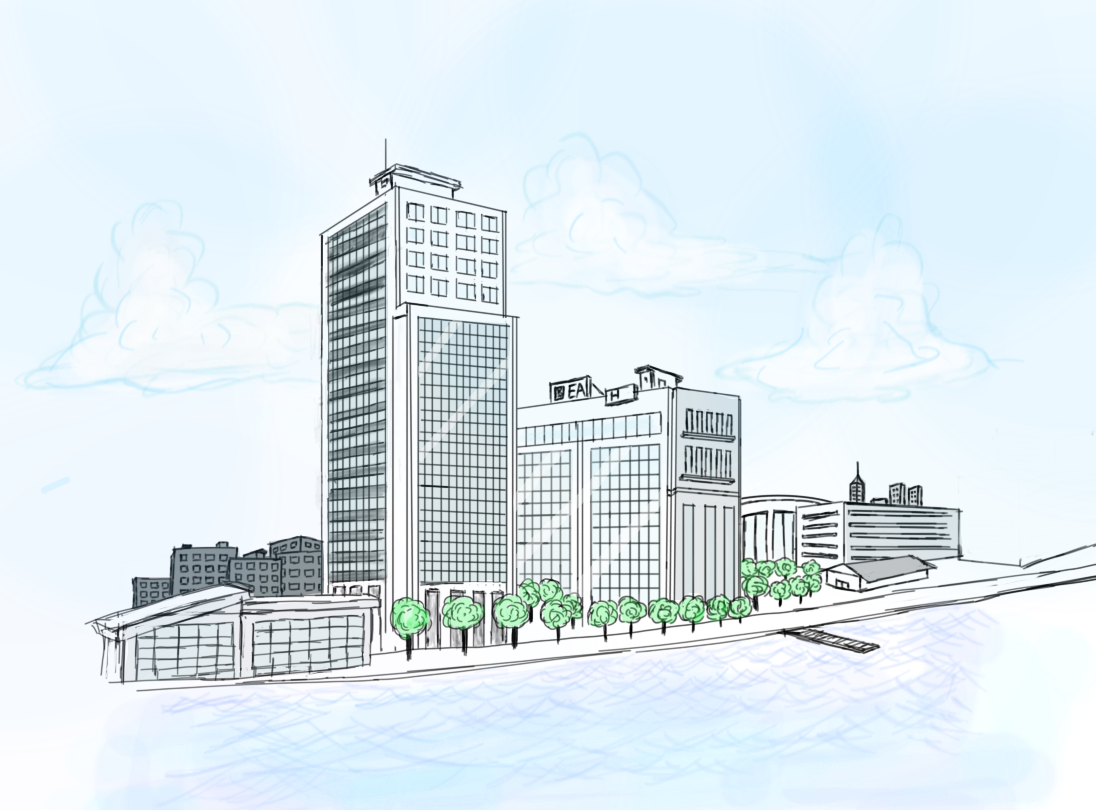
#> input picture your_image.jpg, 1096 x 810 px
$ python main.py   (older library calls are emulated)
#> lines starting #> are read from the running program, lines starting #| are printed output that depends on the picture; after the words box and inside, x2 and y2 are one past the last pixel; in counts of white or black regions, pixels touching at a corner belong together
import cv2
import numpy as np

# 读取图片
image = cv2.imread('your_image.jpg')
#> image is the input picture: shape (810, 1096, 3); mean B, G, R 239.9, 233.6, 221.8

# 转换为灰度图
gray_image = cv2.cvtColor(image, cv2.COLOR_BGR2GRAY)

# 使用高斯滤波减少噪声
blurred_image = cv2.GaussianBlur(gray_image, (5, 5), 0)

# 使用Canny边缘检测
edges = cv2.Canny(blurred_image, 50, 150)
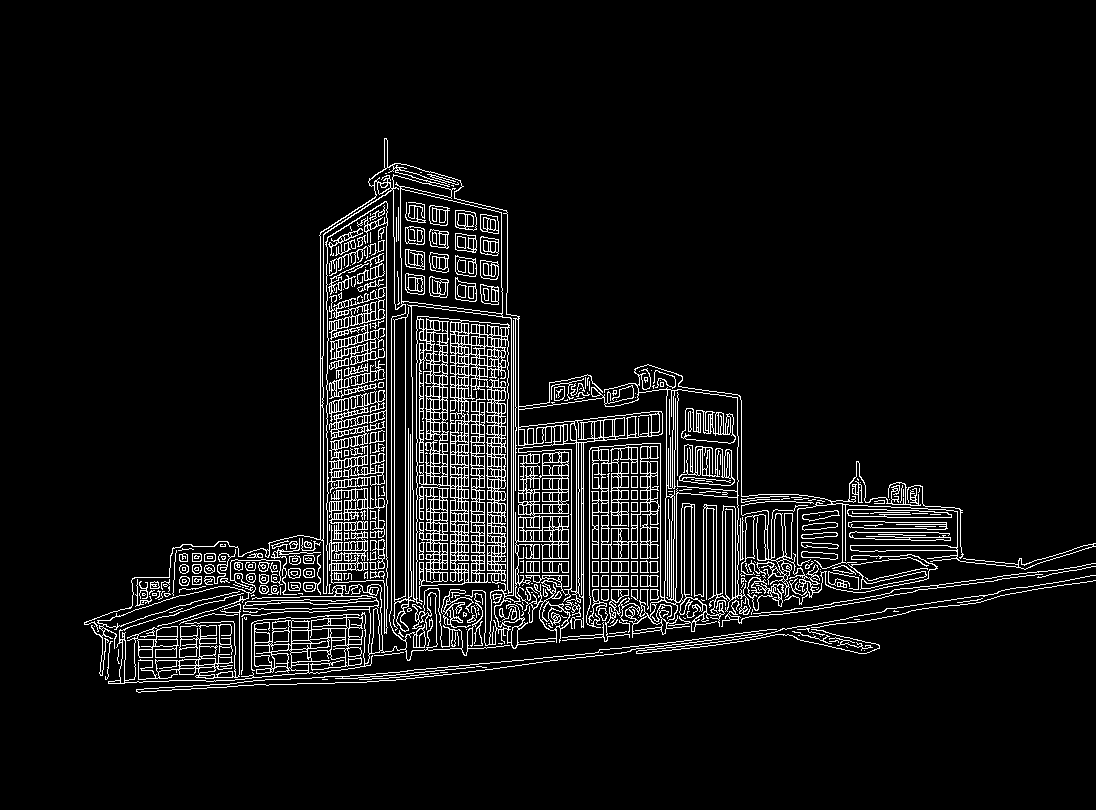
#> edges: shape (810, 1096); 6.8% white in thin lines or dots, all inside (x1, y1, x2, y2) = (84, 138, 1096, 693)
edges = cv2.GaussianBlur(edges, (3, 3), 0)
# 显示原图和边缘图
cv2.imshow('Original Image', image)
cv2.imshow('Edges', edges)

# 按任意键关闭窗口
cv2.waitKey(0)
cv2.destroyAllWindows()

# 保存边缘检测结果
cv2.imwrite('edges_output.jpg', edges)

import cv2
import numpy as np

# 读取图片
image = edges

# 计算x方向和y方向的梯度
grad_x = cv2.Sobel(image, cv2.CV_64F, 1, 0, ksize=3)
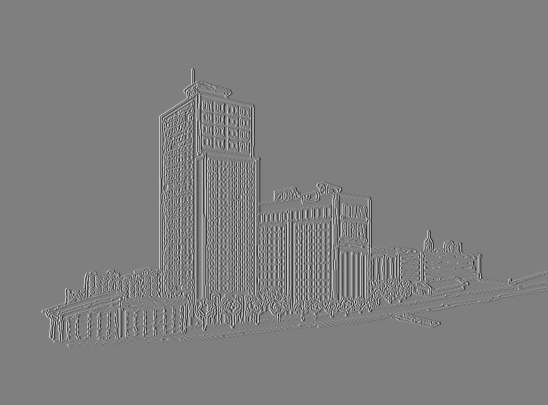
#> grad_x: shape (810, 1096) float64 (shown at 1/2 size); min -684, max 684, mean 0; drawn with min black and max white
grad_y = cv2.Sobel(image, cv2.CV_64F, 0, 1, ksize=3)

# 计算梯度的方向（以弧度为单位）
gradient_direction = np.arctan2(grad_y, grad_x)
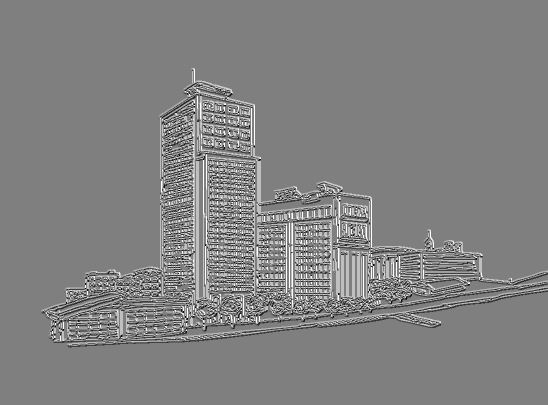
#> gradient_direction: shape (810, 1096) float64 (shown at 1/2 size); min -3.14, max 3.14, mean 0.0578; drawn with min black and max white

# 计算切线方向：旋转90度
tangent_direction = gradient_direction + np.pi / 2

# 转换到度数（以便更容易理解）
tangent_direction_deg = np.degrees(tangent_direction)

# 将结果限制在0到180度范围内
tangent_direction_deg = np.mod(tangent_direction_deg, 180)
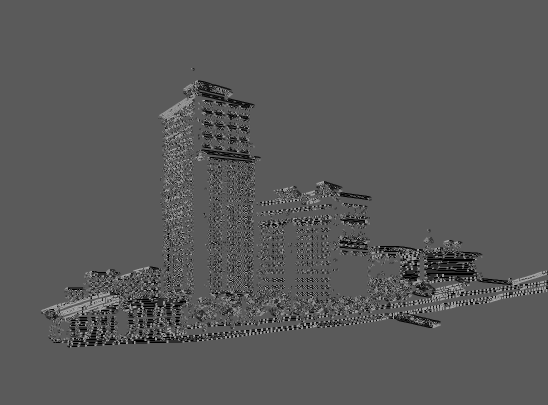
#> tangent_direction_deg: shape (810, 1096) float64 (shown at 1/2 size); min 0, max 179.9, mean 88.8

# 输出结果
print("Tangent direction (in degrees):")
print(tangent_direction_deg)
#> (printed output is left out)

# 显示原图和梯度方向
cv2.imshow('Original Image', image)
cv2.imshow('Tangent Direction', tangent_direction_deg / 180)  # 显示为0到1的范围
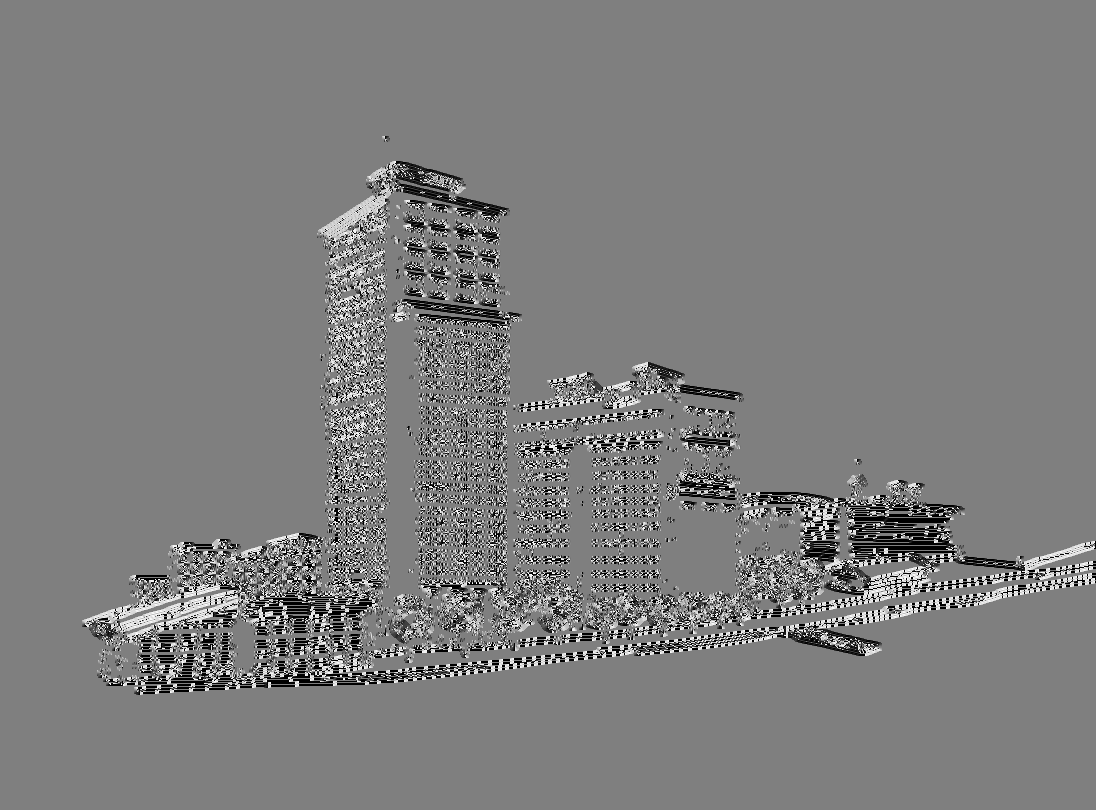
#> window 'Tangent Direction': shape (810, 1096) float64; min 0, max 0.999, mean 0.493

# 按任意键关闭窗口
cv2.waitKey(0)
cv2.destroyAllWindows()

$ run again, with test.jpg copied over your_image.jpg
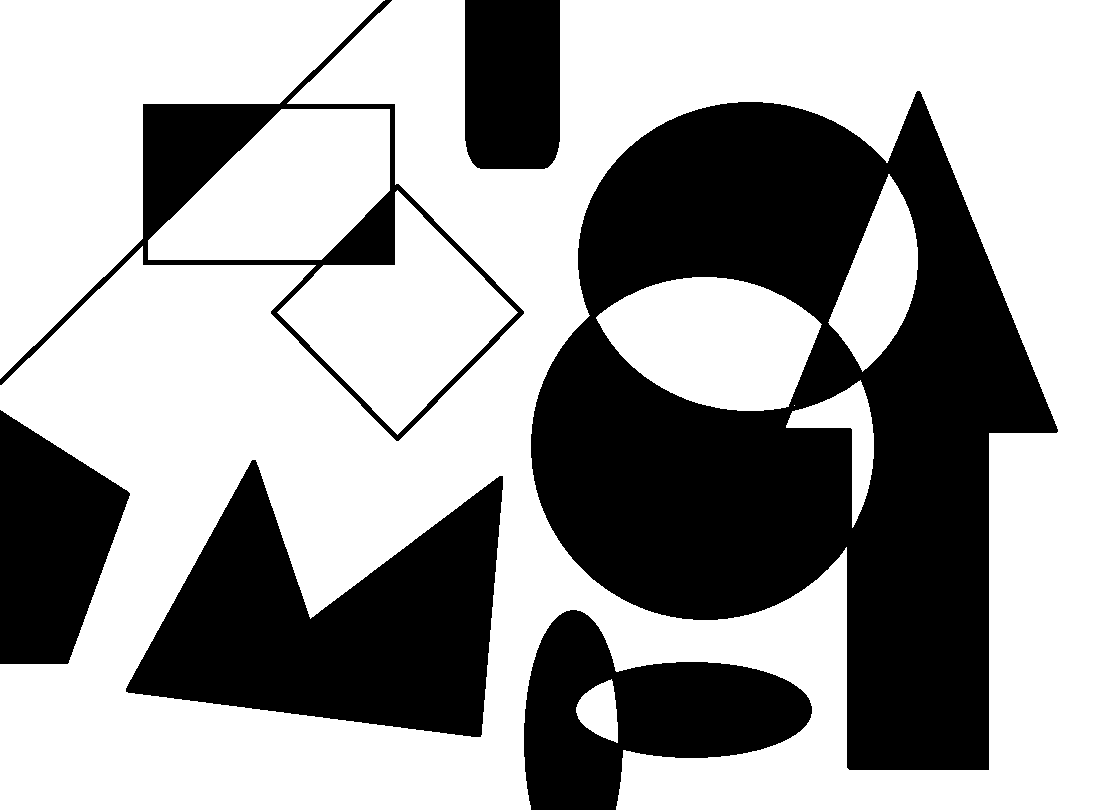
#> input picture test.jpg, 1096 x 810 px
#> image is the input picture: shape (810, 1096, 3); 61.7% white; 6 black regions, box (x1, y1, x2, y2) and area: (531, 91, 1058, 770) 192888, (126, 460, 503, 737) 58539, (524, 610, 812, 810) 30409, (0, 410, 130, 664) 22407, (0, 0, 524, 441) 19982, (465, 0, 560, 169) 15791
#> `tangent_direction_deg = np.mod(tangent_direction_deg, 180)`:
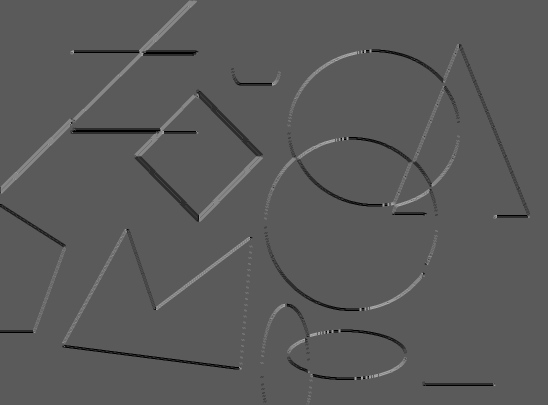
#> tangent_direction_deg: shape (810, 1096) float64 (shown at 1/2 size); min 0, max 179.8, mean 89.6
#> (printed output is left out)
#> `cv2.imshow('Tangent Direction', tangent_direction_deg / 180)`:
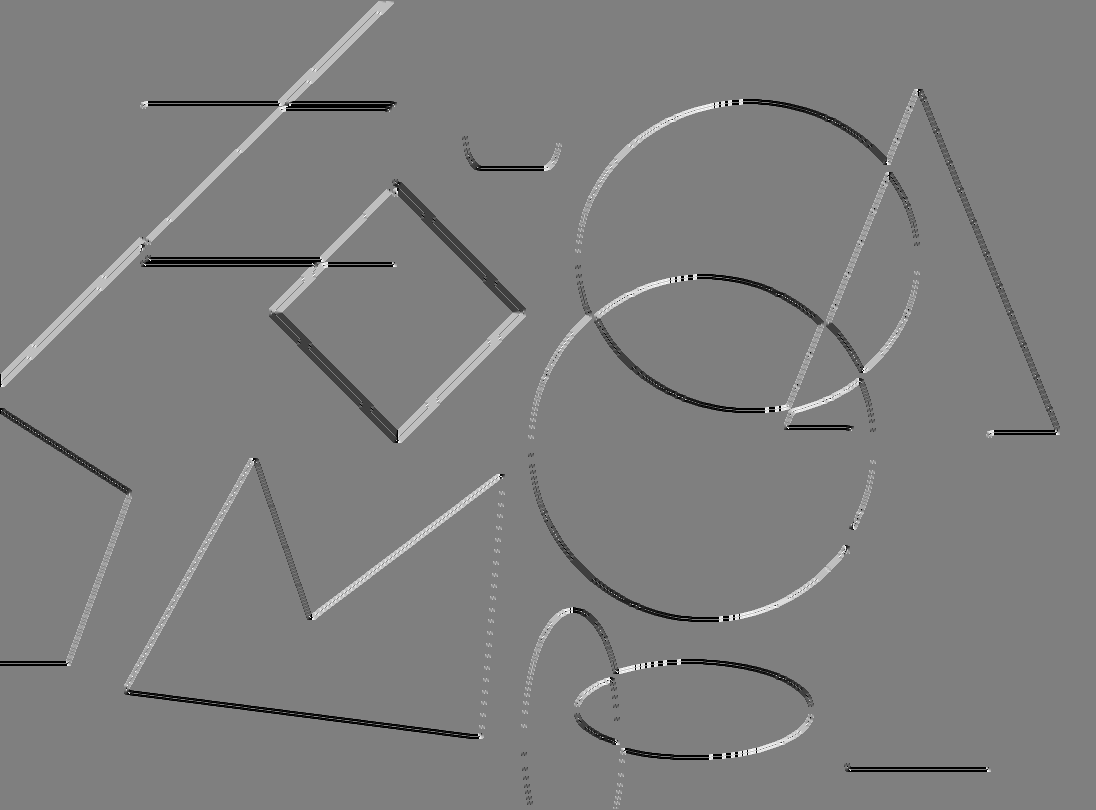
#> window 'Tangent Direction': shape (810, 1096) float64; min 0, max 0.999, mean 0.498
